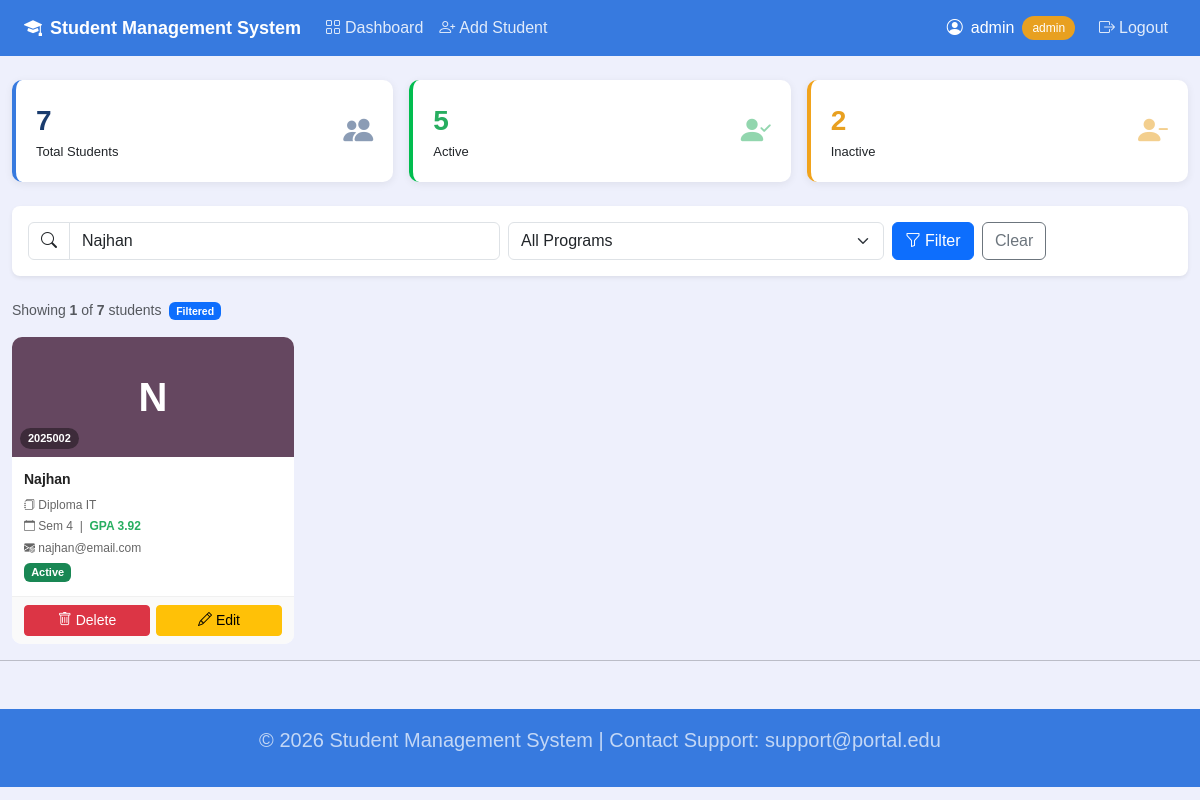
The app's page /dashboard.php?cari=Najhan (signed in) with its own data.
### tables this page shows
CREATE TABLE `students` (
  `id` int(11) NOT NULL AUTO_INCREMENT,
  `reg_no` varchar(20) NOT NULL,
  `name` varchar(100) NOT NULL,
  `program` varchar(100) NOT NULL,
  `semester` int(11) DEFAULT 1,
  `gpa` decimal(3,2) DEFAULT 0.00,
  `status` varchar(20) DEFAULT 'Active',
  `email` varchar(100) DEFAULT NULL,
  `user_id` int(11) DEFAULT NULL,
  PRIMARY KEY (`id`),
  KEY `user_id` (`user_id`),
  CONSTRAINT `students_ibfk_1` FOREIGN KEY (`user_id`) REFERENCES `users` (`id`)
);

### dashboard.php (the view, shortened to what this page needs)
<?php
require_once("config/app_config.php");
$cari    = $_GET['cari'] ?? '';
$program = $_GET['program'] ?? '';
$like     = "%$cari%";
$prog = $program != '' ? $program :'%';
$stmt = mysqli_prepare($conn, "SELECT * FROM students WHERE (name LIKE ? OR reg_no LIKE ?) AND program LIKE ? ORDER BY name ASC");
mysqli_stmt_bind_param($stmt, 'sss', $like, $like, $prog);
mysqli_stmt_execute($stmt);
$pelajar = mysqli_stmt_get_result($stmt);
$total  = mysqli_fetch_assoc(mysqli_query($conn, "SELECT COUNT(*) as c FROM students"))['c'];
$active = mysqli_fetch_assoc(mysqli_query($conn, "SELECT COUNT(*) as c FROM students WHERE status='Active'"))['c'];
$inactive = mysqli_fetch_assoc(mysqli_query($conn, "SELECT COUNT(*) as c FROM students WHERE status='Inactive'"))['c'];
function programColor($id) {
    $r = rand(50, 180);
    $g = rand(50, 180);
    $b = rand(50, 180);
    return "rgb($r, $g, $b)";
}
include("includes/header.php");
?>
<div class="container-fluid mt-4">
    <div class="row g-3 mb-4">
        <div class="col-6 col-md-4">
            <div class="stat-card">
                <div class="d-flex justify-content-between align-items-center">
                    <div>
                        <div style="font-size:28px; font-weight:bold; color:#1a3c6e;"><?php echo $total; ?></div>
                        <div style="font-size:13px;">Total Students</div>
                    </div>
                    <i class="bi bi-people-fill" style="font-size:30px; color:#1a3c6e; opacity:0.5;"></i>
                </div>
            </div>
        </div>
        <div class="col-6 col-md-4">
            <div class="stat-card green">
                <div class="d-flex justify-content-between align-items-center">
                    <div>
                        <div style="font-size:28px; font-weight:bold; color:#27ae60;"><?php echo $active; ?></div>
                        <div style="font-size:13px;">Active</div>
                    </div>
                    <i class="bi bi-person-check-fill" style="font-size:30px; color:#27ae60; opacity:0.5;"></i>
                </div>
            </div>
        </div>
        <div class="col-6 col-md-4">
            <div class="stat-card orange">
                <div class="d-flex justify-content-between align-items-center">
                    <div>
                        <div style="font-size:28px; font-weight:bold; color:#e8a020;"><?php echo $inactive; ?></div>
                        <div style="font-size:13px;">Inactive</div>
                    </div>
                    <i class="bi bi-person-dash-fill" style="font-size:30px; color:#e8a020; opacity:0.5;"></i>
                </div>
            </div>
        </div>
    </div>
    <div class="card border-0 shadow-sm mb-4 rounded-3">
        <div class="card-body py-3">
            <form method="GET" class="row g-2 align-items-center">
                <div class="col-md-5">
                    <div class="input-group">
                        <span class="input-group-text bg-white"><i class="bi bi-search"></i></span>
                        <input type="text" name="cari" class="form-control"
                               placeholder="Search name / reg no..."
                               value="<?php echo htmlspecialchars($cari); ?>">
                    </div>
                </div>
                <div class="col-md-4">
                    <select name="program" class="form-select">
                        <option value="">All Programs</option>
                    </select>
                </div>
                <div class="col-auto">
                    <button type="submit" class="btn btn-primary">
                        <i class="bi bi-funnel me-1"></i>Filter
                    </button>
                    <a href="dashboard.php" class="btn btn-outline-secondary ms-1">Clear</a>
                </div>
            </form>
        </div>
    </div>
    <div class="mb-3 d-flex justify-content-between align-items-center">
        <small class="text-muted">
            Showing <strong><?php echo mysqli_num_rows($pelajar); ?></strong> of <strong><?php echo $total; ?></strong> students
            <?php if ($cari || $program): ?>
                <span class="badge bg-primary ms-1">Filtered</span>
            <?php endif; ?>
        </small>
    </div>
    <div class="row g-3">
        <?php if (mysqli_num_rows($pelajar) > 0):
            while ($s = mysqli_fetch_assoc($pelajar)):
                $bg        = programColor($s['id']);
                $initial   = strtoupper(substr($s['name'], 0, 1));
                $gpa_color = $s['gpa'] >= 3.5 ? '#27ae60' : ($s['gpa'] >= 2.5 ? '#f39c12' : '#e74c3c');
                $status_color = $s['status'] == 'Active' ? 'success' : 'danger';
        ?>
        <div class="col-6 col-md-4 col-lg-3">
            <div class="student-card h-100">
                <div class="card-avatar" style="background:<?php echo $bg ?>;">
                    <?php echo $initial; ?>
                    <span class="reg-badge"><?php echo htmlspecialchars($s['reg_no']); ?></span>
                </div>
                <div class="card-info">
                    <div class="student-name"><?php echo htmlspecialchars($s['name']); ?></div>
                    <p>
                        <i class="bi bi-journals" style="font-size:11px;"></i>
                        <?php echo htmlspecialchars($s['program']); ?><br>
                        <i class="bi bi-calendar" style="font-size:11px;"></i>
                        Sem <?php echo $s['semester']; ?> &nbsp;|&nbsp;
                        <span style="color:<?php echo $gpa_color; ?>; font-weight:bold;">
                            GPA <?php echo number_format($s['gpa'], 2); ?>
                        </span><br>
                        <i class="bi bi-envelope-at-fill" style="font-size:11px;"></i>
                        <?php echo htmlspecialchars($s['email']); ?><br>
                        <span class="badge bg-<?php echo $status_color; ?> mt-1" style="font-size:11px;">
                            <?php echo $s['status']; ?>
                        </span>
                    </p>
                </div>
                <?php if ($_SESSION['role'] == 'admin'): ?>
                <div class="card-actions">
                    <a href="delete.php?id=<?php echo $s['id']; ?>"
                       onclick="return confirm('Delete <?php echo htmlspecialchars(addslashes($s['name'])); ?>?')"
                       class="btn btn-danger btn-sm w-50">
                        <i class="bi bi-trash"></i> Delete
                    </a>
                    <a href="update.php?id=<?php echo $s['id']; ?>"
                       class="btn btn-warning btn-sm w-50">
                        <i class="bi bi-pencil"></i> Edit
                    </a>
                </div>
                <?php endif; ?>
            </div>
        </div>
        <?php endwhile; endif; ?>
    </div>
</div>
<?php include 'includes/footer.php'; ?>

### includes/header.php (style rules this page uses)
body { background: #eef0fc; font-family: Arial, sans-serif; }
.student-card { background: white; border-radius: 10px; box-shadow: 0 2px 8px rgba(0, 0, 0, 0); overflow: hidden; transition: transform 0.2s, box-shadow 0.2s; }
.card-avatar { height: 120px; display: flex; flex-direction: column; align-items: center; justify-content: center; color: white; font-size: 40px; font-weight: bold; position: relative; }
.card-avatar .reg-badge { position: absolute; bottom: 8px; left: 8px; background: rgba(0,0,0,0.4); color: white; font-size: 11px; padding: 2px 8px; border-radius: 20px; }
.card-info { padding: 12px; }
.card-info .student-name { font-weight: bold; font-size: 14px; margin-bottom: 5px; color: #222; }
.card-info p { font-size: 12px; color: #666; margin: 0; line-height: 1.8; }
.card-actions { padding: 8px 12px; border-top: 1px solid #f0f0f0; background: #fafafa; display: flex; gap: 6px; }
.stat-card { background: white; border-radius: 10px; padding: 20px; box-shadow: 0 2px 8px rgba(0,0,0,0.07); border-left: 4px solid #377adf; }
.stat-card.green { border-color: #01bd4f; }
.stat-card.orange { border-color: #f1a31c; }

### records on screen
students: name "N", reg_no "2025002", name "Najhan", program "Diploma IT", semester "4", gpa "3.92", email "najhan@email.com", status "Active"

### other values on screen
$_SESSION['username'] "admin"
$_SESSION['role'] "admin"
$total "7"
$active "5"
$inactive "2"
mysqli_num_rows($pelajar) "1"
